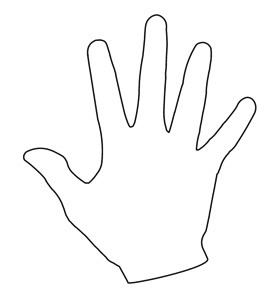
#> input picture opencv_03/img/hand.jpg, 269 x 295 px, given in place of the camera
$ python line_tracer.py
#> lines starting #> are read from the running program, lines starting #| are printed output that depends on the picture; after the words box and inside, x2 and y2 are one past the last pixel; in counts of white or black regions, pixels touching at a corner belong together
import cv2
import numpy as np
import matplotlib.pyplot as plt

# ------------------- 초기 세팅 -------------------
# 0번 카메라 연결
cap = cv2.VideoCapture(0)
# 해상도 설정 (640x480)
cap.set(cv2.CAP_PROP_FRAME_WIDTH, 640)
cap.set(cv2.CAP_PROP_FRAME_HEIGHT, 480)

# Matplotlib 실시간 업데이트 설정
plt.ion()
fig, ax = plt.subplots()

# 히스토그램
def plot_histogram(gray_img):
    ax.clear()
    hist = cv2.calcHist([gray_img], [0], None, [256], [0,256])
    ax.plot(hist, color='black')
    ax.set_xlim([0, 256])
    ax.set_xlabel('Pixel value')
    ax.set_ylabel('Frequency')
    ax.set_title('Grayscale Histogram')
    plt.draw()
    plt.pause(0.001)

# -------------------------------------------------

if cap.isOpened():
    while True:
        ret, frame = cap.read()
#> frame is the input picture: shape (295, 269, 3); min 0, max 255, mean 249.1
        if not ret:
            print("no frame")
            break

        # frame = cv2.flip(frame, 1)
        height, width, _ = frame.shape
#> height = 295; width = 269

        # === A4 용지 영역(ROI) 설정 ===
        # 화면 중앙에 A4 크기 비슷한 사각형 ROI 지정
        roi_x, roi_y = int(width * 0.2), int(height * 0.2)
#> roi_x = 53; roi_y = 59
        roi_w, roi_h = int(width * 0.6), int(height * 0.6)
#> roi_w = 161; roi_h = 177
        roi = frame[roi_y:roi_y+roi_h, roi_x:roi_x+roi_w]

        # === ROI 마스크 생성 ===
        mask = np.zeros((height, width), dtype=np.uint8)
        mask[roi_y:roi_y+roi_h, roi_x:roi_x+roi_w] = 255  # ROI 부분만 흰색

        # 마스크 적용된 그레이 이미지
        # gray = cv2.cvtColor(frame, cv2.COLOR_BGR2GRAY)
        # masked_gray = cv2.bitwise_and(gray, gray, mask=mask)

        # 스레스홀딩 적용
        # _, binary = cv2.threshold(gray, 127, 255, cv2.THRESH_BINARY_INV)
        # cv2.imshow('Binary Threshold', binary)

        # # 적응형 스레스홀딩 적용
        # adaptive_thresh = cv2.adaptiveThreshold(gray, 255, cv2.ADAPTIVE_THRESH_GAUSSIAN_C,
        #                                         cv2.THRESH_BINARY_INV, 11, 2)
        # cv2.imshow('Adaptive Threshold', adaptive_thresh)


        # === 오츠 이진화 ===
        # otsu_thresh_val, binary = cv2.threshold(masked_gray, 0, 255, cv2.THRESH_BINARY_INV + cv2.THRESH_OTSU)

        # === ROI 사각형 시각화 ===
        cv2.rectangle(frame, (roi_x, roi_y), (roi_x+roi_w, roi_y+roi_h), (0, 255, 0), 2)
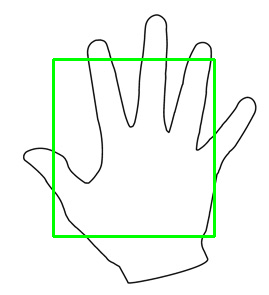
#> frame: shape (295, 269, 3); 2.55% of pixels changed, all inside (x1, y1, x2, y2) = (52, 58, 216, 238)

        # === ROI 영역에서 중심 찾기 ===
        # ROI 영역을 그레이스케일로 변환
        gray = cv2.cvtColor(roi, cv2.COLOR_BGR2GRAY)
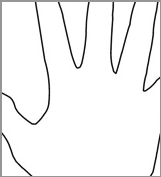
#> gray: shape (177, 161); min 1, max 255, mean 242.9
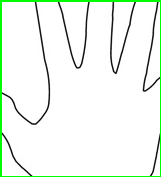
#> roi: shape (177, 161, 3); mean B, G, R 237.6, 246.6, 237.6
        _, binary = cv2.threshold(gray, 60, 255, cv2.THRESH_BINARY_INV)
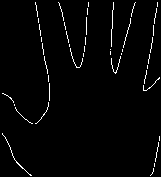
#> binary: shape (177, 161); 2.1% white in thin lines or dots

        # 이진화된 이미지에서 중심 찾기
        # 모멘트 계산
        M = cv2.moments(binary)
#> M = moments, m00 153000, centre m10/m00, m01/m00 = (87.72, 66.54)
        if M["m00"] > 0:
            cx = int(M["m10"] / M["m00"])  # 중심 X 좌표
#> cx = 87
            cy = int(M["m01"] / M["m00"])  # 중심 Y 좌표
#> cy = 66

            # 중심 표시
            cv2.circle(roi, (cx, cy), 5, (0, 0, 255), -1)
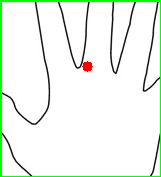
#> roi: shape (177, 161, 3); 0.28% of pixels changed, all inside (x1, y1, x2, y2) = (82, 61, 93, 72)


        # === 히스토그램 표시 (ROI 영역만) ===
        roi_gray = gray[roi_y:roi_y+roi_h, roi_x:roi_x+roi_w]
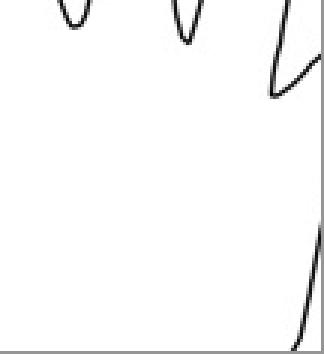
#> roi_gray: shape (118, 108) (shown 3 times larger); min 1, max 255, mean 249
        plot_histogram(roi_gray)
#> in plot_histogram, `hist = cv2.calcHist([gray_img], [0], None, [256], [0,256])`: hist = 256 values, max 11658 at index 255, min 0 at index 0, mean 49.78
#> in plot_histogram, `plt.pause(0.001)`:
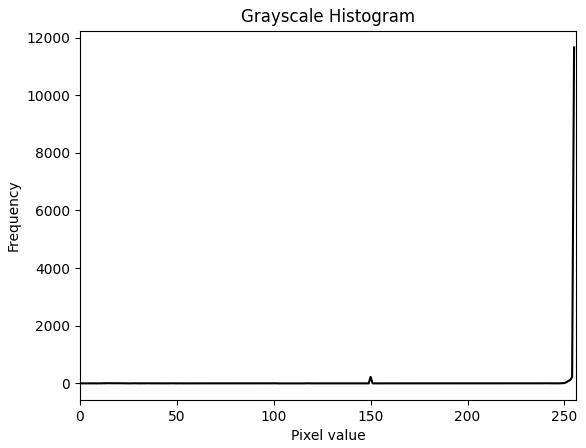
#> figure drawn by matplotlib, 1 panel; curve peaks at x = 255, y = 11658

        # === 결과 표시 ===
        cv2.imshow('Original with ROI', frame)
        # cv2.imshow('Masked Gray', masked_gray)
        # cv2.imshow(f'Binary (Otsu: {otsu_thresh_val:.2f})', binary)

        if cv2.waitKey(1) & 0xFF == ord('q'):
#> (key q is pressed here)
            break

cap.release()
cv2.destroyAllWindows()
plt.close()

$ run again, on opencv_03/img/histogram.png
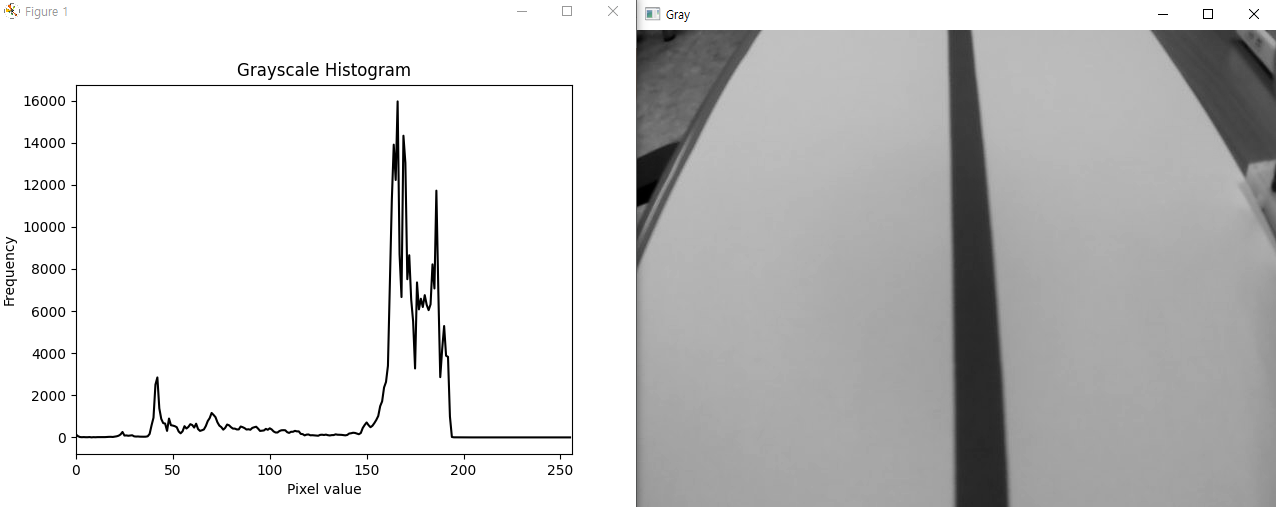
#> input picture opencv_03/img/histogram.png, 1276 x 507 px, given in place of the camera
#> frame is the input picture: shape (507, 1276, 3); mean B, G, R 205.3, 205.3, 205.3
#> frame: shape (507, 1276, 3); 0.99% of pixels changed, all inside (x1, y1, x2, y2) = (254, 100, 1022, 407)
#> `_, binary = cv2.threshold(gray, 60, 255, cv2.THRESH_BINARY_INV)`:
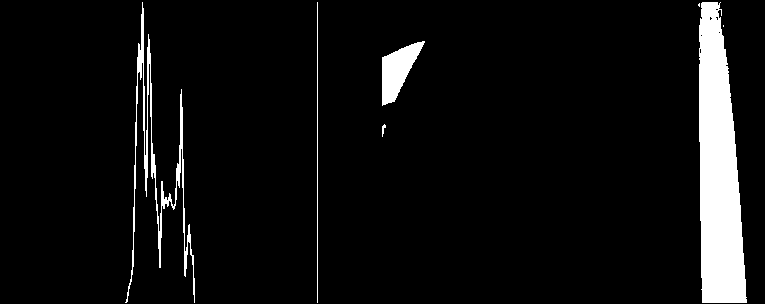
#> binary: shape (304, 765); 6.3% white; 7 white regions (2 under 20 px), largest, box (x1, y1, x2, y2) and area: (699, 2, 747, 303) 10500, (125, 2, 195, 303) 2432, (382, 41, 425, 106) 1402, (317, 2, 318, 303) 301, (382, 124, 386, 137) 27
#> M = moments, m00 3740850, centre m10/m00, m01/m00 = (585.5, 158.2)
#> cx = 585
#> cy = 158
#> hist = 256 values, max 24846 at index 255, min 0 at index 4, mean 404.4
#> in plot_histogram, `plt.pause(0.001)`:
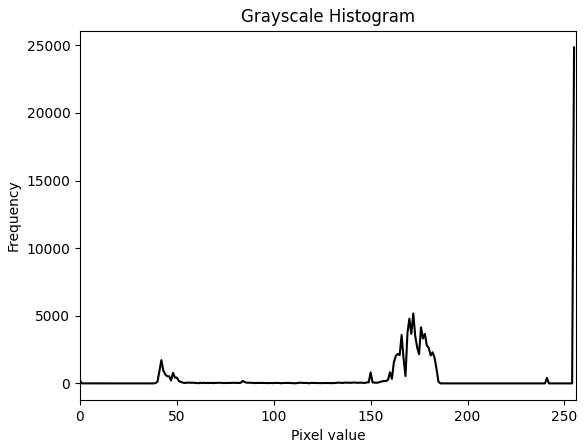
#> figure drawn by matplotlib, 1 panel; curve peaks at x = 255, y = 24846

$ run again, on opencv_03/img/shapes.png
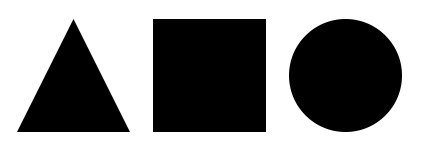
#> input picture opencv_03/img/shapes.png, 423 x 150 px, given in place of the camera
#> frame is the input picture: shape (150, 423, 3); min 0, max 255, mean 137.7
#> frame: shape (150, 423, 3); 3.24% of pixels changed, all inside (x1, y1, x2, y2) = (83, 29, 339, 122)
#> binary: shape (90, 253); 64.7% white; 1 black region, box (x1, y1, x2, y2) and area: (0, 0, 253, 90) 8047
#> M = moments, m00 3754365, centre m10/m00, m01/m00 = (140, 46.75)
#> cx = 139
#> cy = 46
#> hist = 256 values, max 8227 at index 0, min 0 at index 3, mean 39.61
#> in plot_histogram, `plt.pause(0.001)`:
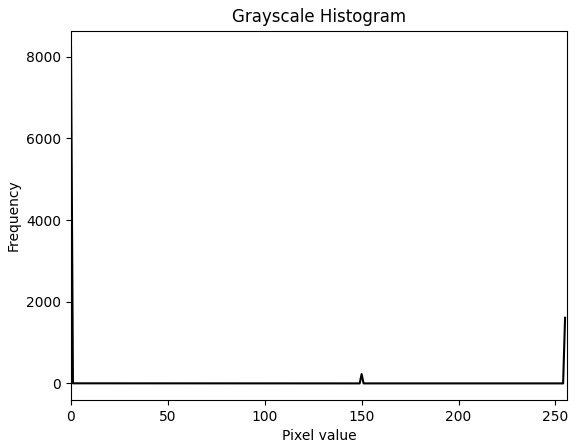
#> figure drawn by matplotlib, 1 panel; curve peaks at x = 0, y = 8227
